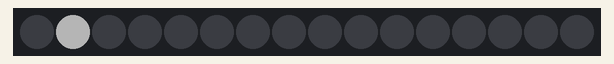
Bench run of a sketch on a simulated Arduino Uno, built with avr-gcc and run on an emulated ATmega328P. Shown: 16 RGB LEDs in strip order, left to right. Dim RGB values are drawn brighter than linear.

Above: at 0.02 s.
At 0.87 s:
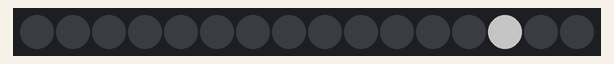
At 1.29 s:
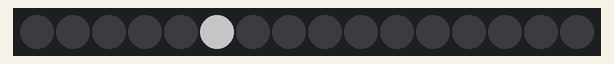
At 1.72 s:
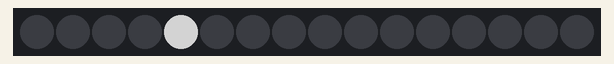
At 2.57 s:
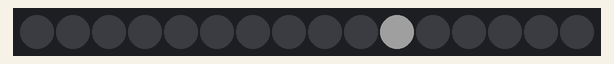
At 3.53 s:
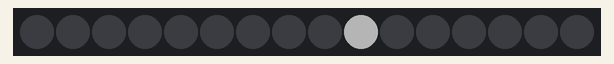

The sketch:

TLC5940.ino
```cpp
#include <SparkFun_Tlc5940.h>
/*
#include <tlc_animations.h>
#include <tlc_config.h>
#include <tlc_fades.h>
#include <tlc_progmem_utils.h>
#include <tlc_servos.h>
#include <tlc_shifts.h>
*/

// http://tronixstuff.com/2013/10/21/tutorial-arduino-tlc5940-led-driver-ic/

void setup()
{
  //Serial.begin(9600);
  Tlc.init(0); // initialise TLC5940 and set all channels off
  Tlc.update();
}

int i = 0;
bool forward = true;
int brightness = 512;

void loop() {
  if(i == 0) {
    i = 1;
    forward = true;
    adjustBrightness();
  }

  //Serial.println(i);

  Tlc.set((forward ? i-1 : i+1), 0);
  Tlc.set(i, brightness);
  Tlc.update();

  if(i == 15) {
    forward = false;
    adjustBrightness();
  }

  i = forward ? i+1 : i-1;

  delay(50);
}

void adjustBrightness() {
  brightness += 512;

  if(brightness > 2048) {
    brightness = 512;
  }
}

void cycle() {
  for (int i = 0; i < 16; i++) {
    Tlc.set(i, 100);
  }
  Tlc.update();
  delay(1000);

  for (int i = 0; i < 16; i++) {
    Tlc.set(i, 200);
  }
  Tlc.update();
  delay(1000);

  for (int i = 0; i < 16; i++) {
    Tlc.set(i, 400);
  }
  Tlc.update();
  delay(1000);

  for (int i = 0; i < 16; i++) {
    Tlc.set(i, 800);
  }
  Tlc.update();
  delay(1000);
}
```

Measured:
- by itself, everything shown: repeats every 3.1 s, in 58 steps
